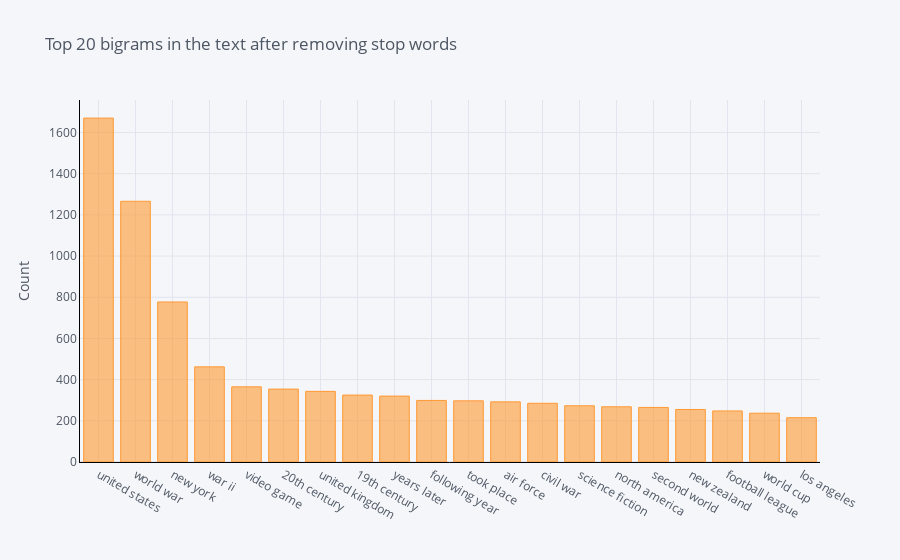

This figure's notebook cell:
### Code cell
df4.groupby('Statements').sum()['count'].sort_values(ascending=False).iplot(
    kind='bar', yTitle='Count', linecolor='black', title='Top 20 bigrams in the text after removing stop words')

### Figure 1 — Plotly figure (JSON) as saved in the notebook; plotly's stock layout.template omitted (floating-point values rounded to 4 significant figures)
{"data": [{"marker": {"color": "rgba(255, 153, 51, 0.6)", "line": {"color": "rgba(255, 153, 51, 1.0)", "width": 1}}, "name": "count", "orientation": "v", "text": "", "type": "bar", "x": ["united states", "world war", "new york", "war ii", "video game", "20th century", "united kingdom", "19th century", "years later", "following year", "took place", "air force", "civil war", "science fiction", "north america", "second world", "new zealand", "football league", "world cup", "los angeles"], "y": [1670, 1266, 777, 462, 365, 354, 343, 325, 320, 299, 297, 292, 285, 273, 268, 265, 255, 248, 237, 215]}], "layout": {"legend": {"bgcolor": "#F5F6F9", "font": {"color": "#4D5663"}}, "paper_bgcolor": "#F5F6F9", "plot_bgcolor": "#F5F6F9", "title": {"font": {"color": "#4D5663"}, "text": "Top 20 bigrams in the text after removing stop words"}, "xaxis": {"gridcolor": "#E1E5ED", "linecolor": "black", "showgrid": true, "tickfont": {"color": "#4D5663"}, "title": {"font": {"color": "#4D5663"}, "text": ""}, "zerolinecolor": "#E1E5ED"}, "yaxis": {"gridcolor": "#E1E5ED", "linecolor": "black", "showgrid": true, "tickfont": {"color": "#4D5663"}, "title": {"font": {"color": "#4D5663"}, "text": "Count"}, "zerolinecolor": "#E1E5ED"}}}
